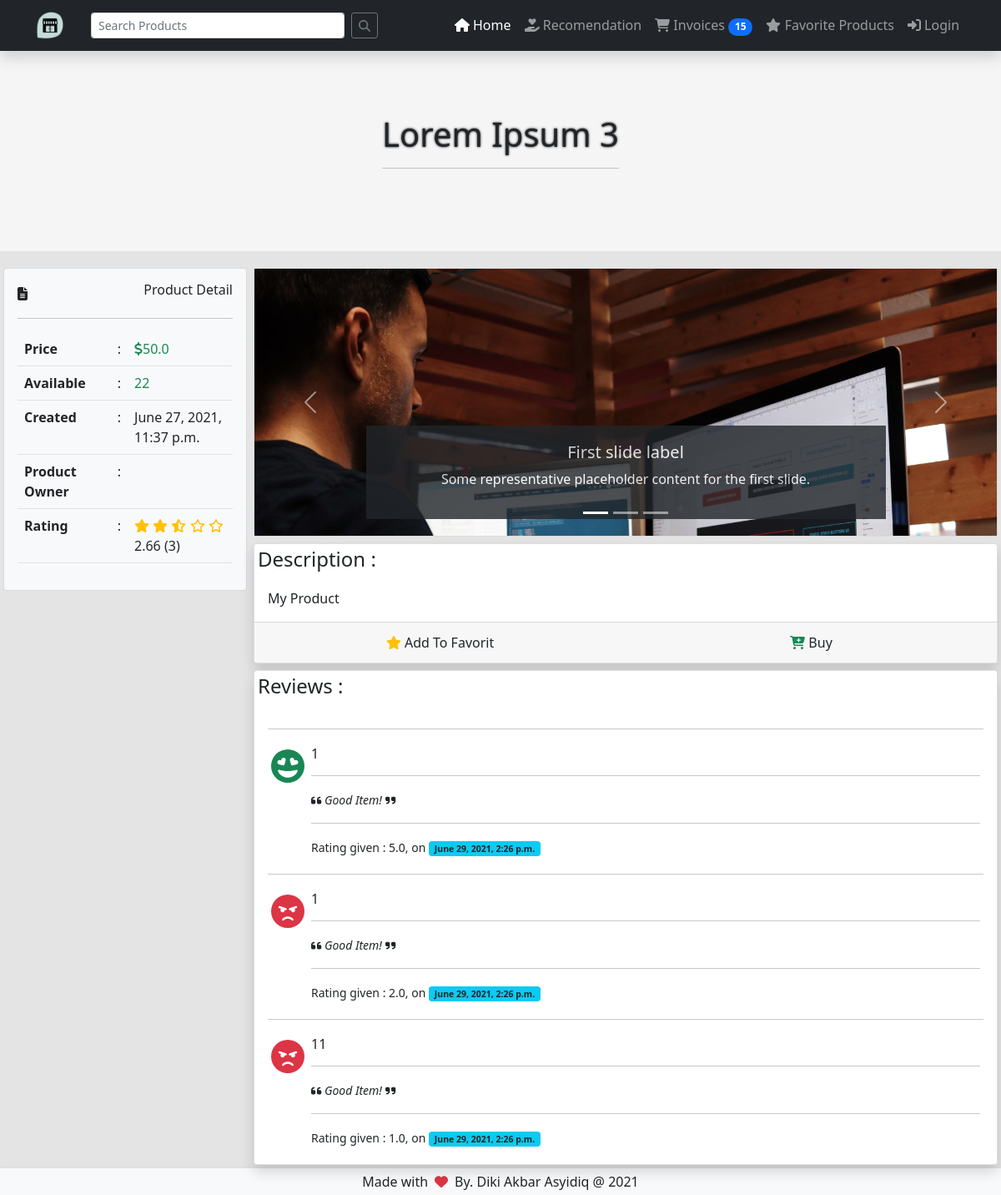
The page /products/3/lorem-ipsum-3 on the database its author committed.
### products/models.py (models this page shows, shortened)
class Products(models.Model):
    product_name        = models.CharField(max_length=50, blank=False)
    product_description = models.TextField(default="My Product", blank=False)
    product_price       = models.FloatField(blank=False)
    product_category    = models.JSONField(blank=False)
    product_created     = models.DateTimeField(auto_now_add=True)
    product_updated     = models.DateTimeField(auto_now=True)
    product_owner       = models.CharField(max_length=25, editable=False, blank=False)
    product_stock       = models.IntegerField(blank=False)
    product_rating      = models.FloatField(editable=False, blank=True, null=True)
    product_media       = models.JSONField(blank=True, null=True)
    product_slugify     = models.SlugField(editable=False)
    product_condition   = models.CharField(blank=True, max_length=50)
    product_type        = models.CharField(blank=True, max_length=50)
    product_sold_count  = models.IntegerField(default=0)

class Rating(models.Model):
    product = models.IntegerField(blank=False)
    comments = models.TextField(null=False)
    rate = models.FloatField(blank=False)
    rater = models.IntegerField(blank=False)
    given_on = models.DateTimeField(auto_now_add=True)

### products/views.py (the view)
# urls.py: path('<int:pk>/<slug:slug>', ProductDetailView.as_view(), name="product_detail"),
class ProductDetailView(DetailView):
    model = Products
    slug_field = 'product_slugify'
    template_name = 'products/index.html'
    def get_object(self, queryset=None):
        if queryset is None:
            queryset = self.get_queryset()
        pk = self.kwargs.get(self.pk_url_kwarg)
        slug = self.kwargs.get(self.slug_url_kwarg)
        if pk is not None:
            queryset = queryset.filter(pk=pk)
        if slug is not None and (pk is None or self.query_pk_and_slug):
            slug_field = self.get_slug_field()
            queryset = queryset.filter(**{slug_field: slug})
        if pk is None and slug is None:
            raise AttributeError(
                "Generic detail view %s must be called with either an object "
                "pk or a slug in the URLconf." % self.__class__.__name__
            )
        try:
            obj = queryset.get()
        except queryset.model.DoesNotExist:
            raise Http404(("No %(verbose_name)s found matching the query") %
                        {'verbose_name': queryset.model._meta.verbose_name})
        if obj.product_rating is not None:
            temp = str(obj.product_rating).split(".")
            sort = {}
            sort["range"] = range(0, 5)
            sort["index"] = int(temp[0])
            sort["half"] = int(temp[1])
            sort["by"] = len(Rating.objects.filter(product=obj.id))
            sort["full_rate"] = "{}.{}".format(str(temp[0]), str(temp[1])[:2])
            sort["comments"] = Rating.objects.filter(product=obj.id)[:10]
            obj.product_rating = sort
        return obj

### templates/products/index.html (shortened to what this page needs)
{% extends 'blueprints/layout.html' %}
{% load static %}
{% block tagline %}
{{object.product_name|title}}
{% endblock tagline %}
{% block content %}
<div class="row w-100 mt-3 m-0">
    <div class="col-md-3 p-1" data-aos="zoom-in">
        <div class="card text-dark bg-light">
            <div class="card-body">
                <div class="d-flex justify-content-center align-items-center">
                    <div class="flex-fill">
                        <span class="fas fa-file-alt"></span>
                    </div>
                    <div>
                        <h6>Product Detail</h6>
                    </div>
                </div>
                <hr>
                <table class="table">
                    <tbody>
                        <tr>
                            <th>Price</th>
                            <td> : </td>
                            <td class="text-success"> <span class="fas fa-dollar-sign"></span>{{object.product_price}}</td>
                        </tr>
                        <tr>
                            <th>Available</th>
                            <td> : </td>
                            <td class="{% if object.product_stock > 10 %}text-success{% else %}text-danger{% endif %}">{{object.product_stock}}</td>
                        </tr>
                        <tr>
                            <th>Created</th>
                            <td> : </td>
                            <td>{{object.product_created}}</td>
                        </tr>
                        <tr>
                            <th>Product Owner</th>
                            <td> : </td>
                            <td>{{object.product_owner}}</td>
                        </tr>
                        <tr>
                            <th>Rating</th>
                            <td> : </td>
                                {% if object.product_rating != None %}
                                    <td title="This product got {{object.product_rating.full_rate}} rating from {{object.product_rating.by}} reviews by buyers">
                                    {% for i in object.product_rating.range %}
                                        {% if i < object.product_rating.index %}
                                        <span class="fas fa-star text-warning"></span>
                                        {% elif i == object.product_rating.index %}
                                            {% if object.product_rating.half < 5 %}
                                                <span class="far fa-star text-warning"></span>
                                            {% else %}
                                                <span class="fas fa-star-half-alt text-warning"></span>
                                            {% endif %}
                                        {% else %}
                                        <span class="far fa-star text-warning"></span>
                                        {%endif%}
                                    {%endfor%}
                                    <div>{{object.product_rating.full_rate}} ({{object.product_rating.by}})</div>
                                    </td>
                                {% else %}
                                <td>
                                    Empty
                                </td>
                                {% endif %}
                        </tr>
                    </tbody>
                </table>
            </div>
        </div>
    </div>
    <div class="p-1 col-md-9" data-aos="zoom-in">
        <div class="card text-dark bg-light">
            <div class="card-body p-0" style="height: 20rem;">
                <div id="carouselExampleIndicators" class="carousel slide h-100" data-bs-ride="carousel">
                    <div class="carousel-indicators">
                      <button type="button" data-bs-target="#carouselExampleIndicators" data-bs-slide-to="0" class="active" aria-current="true" aria-label="Slide 1"></button>
                      <button type="button" data-bs-target="#carouselExampleIndicators" data-bs-slide-to="1" aria-label="Slide 2"></button>
                      <button type="button" data-bs-target="#carouselExampleIndicators" data-bs-slide-to="2" aria-label="Slide 3"></button>
                    </div>
                    <div class="carousel-inner h-100">
                      <div class="carousel-item active h-100" style="background-repeat: no-repeat; background-size: cover;background-image: url({% static 'media/example/1.jpg' %});">
                        <div class="carousel-caption d-none d-md-block bg-dark" style="opacity: 0.8;">
                            <h5>First slide label</h5>
                            <p>Some representative placeholder content for the first slide.</p>
                        </div>
                    </div>
                    </div>
                    <button class="carousel-control-prev" type="button" data-bs-target="#carouselExampleIndicators" data-bs-slide="prev">
                      <span class="carousel-control-prev-icon" aria-hidden="true"></span>
                    </button>
                    <button class="carousel-control-next" type="button" data-bs-target="#carouselExampleIndicators" data-bs-slide="next">
                      <span class="carousel-control-next-icon" aria-hidden="true"></span>
                    </button>
                  </div>
            </div>
        </div>
        <div class="card mt-2 shadow" data-aos="zoom-in">
            <h4 class="m-1">Description : </h4>
            <div class="card-body">
                {{object.product_description}}
            </div>
            <div class="card-footer p-0" align="center">
                <div class="row align-items-center w-100" style="height: 3rem;">
                    <div class="col">
                        <a href="#" class="w-100 text-decoration-none text-dark"><span class="fas fa-star text-warning"></span>
                            Add To Favorit</a>
                    </div>
                    <div class="col">
                        <a href="#" class="w-100 text-decoration-none text-dark"><span class="fas fa-cart-plus text-success"></span>
                            Buy</a>
                    </div>
                </div>
            </div>
        </div>
        <div class="card mt-2 shadow" data-aos="zoom-in">
            <h4 class="m-1"> Reviews : </h4>
            <div class="card-body">
                {% if object.product_rating != None %}
                    {% for comment in object.product_rating.comments %}
                    <hr>
                    <div class="d-flex" data-aos="zoom-in">
                        <div class="m-1">
                            {% if comment.rate <= 3 and comment.rate >= 2.5 %}
                                <h1 class="text-warning">
                                    <span class="fas fa-frown"></span>
                                </h1>
                            {% elif comment.rate <= 2.5 %}
                                <h1 class="text-danger">
                                    <span class="fas fa-angry"></span>
                                </h1>
                            {% elif comment.rate > 3 %}
                                <h1 class="text-success">
                                    <span class="fas fa-grin-hearts"></span>
                                </h1>
                            {% endif %}
                        </div>
                        <div class="flex-fill m-1">
                            <h6>{{comment.rater}}</h6>
                            <hr>
                            <p>
                                <small>
                                    <i>
                                    <span class="fas fa-quote-left"></span>
                                        {{comment.comments}}
                                    <span class="fas fa-quote-right"></span>
                                    </i>
                                </small>
                            </p>
                            <hr>
                            <div>
                                <small>Rating given : {{comment.rate}}, on <span class="badge bg-info text-dark">{{comment.given_on}}</span> </small>
                            </div>
                        </div>
                    </div>
                    {% endfor %}
                {% else %}
                    <i>No Review</i>
                {% endif %}
            </div>
        </div>
    </div>
</div>
{% endblock content %}

### static/css/style.css (style rules this page uses)
.Main_Style { background-color: #E4E4E4; }

### rows shown on the page
Products: product_name "Lorem Ipsum 3", product_price "50.0", product_stock "22", product_created "June 27, 2021, 11:37 p.m.", product_rating.full_rate "2.66", product_rating.by "3", product_description "My Product"
Rating: rater "1", comments "Good Item!", rate "5.0", given_on "June 29, 2021, 2:26 p.m."
Rating: rater "1", comments "Good Item!", rate "2.0", given_on "June 29, 2021, 2:26 p.m."
Rating: rater "11", comments "Good Item!", rate "1.0", given_on "June 29, 2021, 2:26 p.m."
